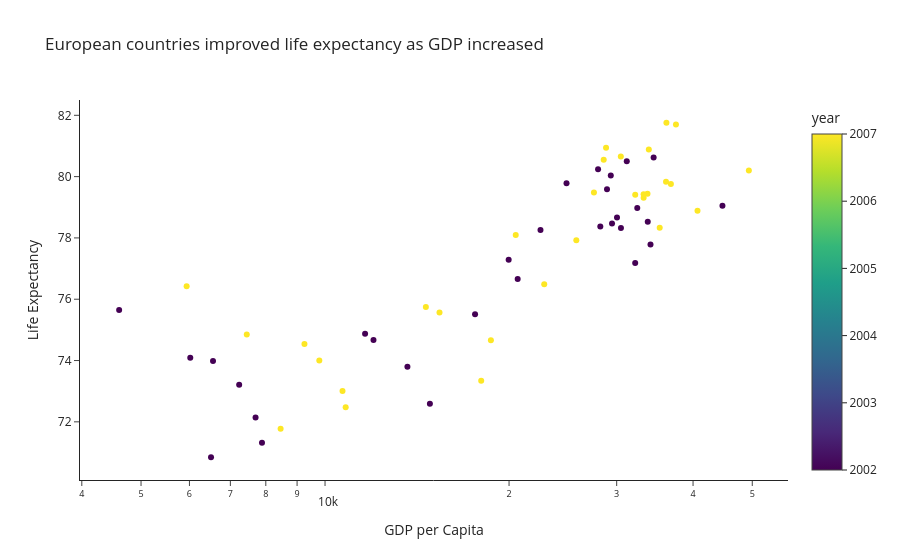

The cell this chart's notebook holds for it:
### Markdown cell above
## Task 1 — Scatter: life expectancy change over time

**What to build:** A scatter showing **GDP per capita vs life expectancy** for **two years** (2002 and 2007) to show how both moved — use **colour for year** (just 2 colours), **one continent only**.

Choose any continent except Africa (that was the example). Highlight the change direction.

> 💡 Filter: `df.loc[df['continent'] == 'YOUR_CHOICE']` then filter years

### Code cell
# Task 1
# Filter Europe data for 2002 and 2007
scatter_df = df[
    (df['continent'] == 'Europe') &
    (df['year'].isin([2002, 2007]))
]

# Create scatter plot
fig = px.scatter(
    scatter_df,
    x='gdpPercap',
    y='lifeExp',
    color='year',
    hover_name='country',
    log_x=True,
    title='European countries improved life expectancy as GDP increased',
    labels={
        'gdpPercap': 'GDP per Capita',
        'lifeExp': 'Life Expectancy'
    },
    template='simple_white'
)

fig.show()

# Save chart
fig.write_image("task1_chart.png")

### Figure 1 — Plotly figure (JSON) as saved in the notebook; plotly's stock layout.template omitted (floating-point values rounded to 4 significant figures)
{"data": [{"hovertemplate": "<b>%{hovertext}</b><br><br>GDP per Capita=%{x}<br>Life Expectancy=%{y}<br>year=%{marker.color}<extra></extra>", "hovertext": ["Albania", "Albania", "Austria", "Austria", "Belgium", "Belgium", "Bosnia and Herzegovina", "Bosnia and Herzegovina", "Bulgaria", "Bulgaria", "Croatia", "Croatia", "Czech Republic", "Czech Republic", "Denmark", "Denmark", "Finland", "Finland", "France", "France", "Germany", "Germany", "Greece", "Greece", "Hungary", "Hungary", "Iceland", "Iceland", "Ireland", "Ireland", "Italy", "Italy", "Montenegro", "Montenegro", "Netherlands", "Netherlands", "Norway", "Norway", "Poland", "Poland", "Portugal", "Portugal", "Romania", "Romania", "Serbia", "Serbia", "Slovak Republic", "Slovak Republic", "Slovenia", "Slovenia", "Spain", "Spain", "Sweden", "Sweden", "Switzerland", "Switzerland", "Turkey", "Turkey", "United Kingdom", "United Kingdom"], "legendgroup": "", "marker": {"color": [2002, 2007, 2002, 2007, 2002, 2007, 2002, 2007, 2002, 2007, 2002, 2007, 2002, 2007, 2002, 2007, 2002, 2007, 2002, 2007, 2002, 2007, 2002, 2007, 2002, 2007, 2002, 2007, 2002, 2007, 2002, 2007, 2002, 2007, 2002, 2007, 2002, 2007, 2002, 2007, 2002, 2007, 2002, 2007, 2002, 2007, 2002, 2007, 2002, 2007, 2002, 2007, 2002, 2007, 2002, 2007, 2002, 2007, 2002, 2007], "coloraxis": "coloraxis", "symbol": "circle"}, "mode": "markers", "name": "", "orientation": "v", "showlegend": false, "type": "scatter", "x": [4604.0, 5937.0, 32420.0, 36130.0, 30490.0, 33690.0, 6019.0, 7446.0, 7697.0, 10680.0, 11630.0, 14620.0, 17600.0, 22830.0, 32170.0, 35280.0, 28200.0, 33210.0, 28930.0, 30470.0, 30040.0, 32170.0, 22510.0, 27540.0, 14840.0, 18010.0, 31160.0, 36180.0, 34080.0, 40680.0, 27970.0, 28570.0, 6557.0, 9254.0, 33720.0, 36800.0, 44680.0, 49360.0, 12000.0, 15390.0, 19970.0, 20510.0, 7885.0, 10810.0, 7236.0, 9787.0, 13640.0, 18680.0, 20660.0, 25770.0, 24840.0, 28820.0, 29340.0, 33860.0, 34480.0, 37510.0, 6508.0, 8458.0, 29480.0, 33200.0], "xaxis": "x", "y": [75.65, 76.42, 78.98, 79.83, 78.32, 79.44, 74.09, 74.85, 72.14, 73.0, 74.88, 75.75, 75.51, 76.49, 77.18, 78.33, 78.37, 79.31, 79.59, 80.66, 78.67, 79.41, 78.26, 79.48, 72.59, 73.34, 80.5, 81.76, 77.78, 78.89, 80.24, 80.55, 73.98, 74.54, 78.53, 79.76, 79.05, 80.2, 74.67, 75.56, 77.29, 78.1, 71.32, 72.48, 73.21, 74.0, 73.8, 74.66, 76.66, 77.93, 79.78, 80.94, 80.04, 80.88, 80.62, 81.7, 70.84, 71.78, 78.47, 79.42], "yaxis": "y"}], "layout": {"coloraxis": {"colorbar": {"title": {"text": "year"}}, "colorscale": [[0, "#440154"], [0.1111, "#482878"], [0.2222, "#3e4989"], [0.3333, "#31688e"], [0.4444, "#26828e"], [0.5556, "#1f9e89"], [0.6667, "#35b779"], [0.7778, "#6ece58"], [0.8889, "#b5de2b"], [1, "#fde725"]]}, "legend": {"tracegroupgap": 0}, "title": {"text": "European countries improved life expectancy as GDP increased"}, "xaxis": {"anchor": "y", "domain": [0, 1], "title": {"text": "GDP per Capita"}, "type": "log"}, "yaxis": {"anchor": "x", "domain": [0, 1], "title": {"text": "Life Expectancy"}}}}
